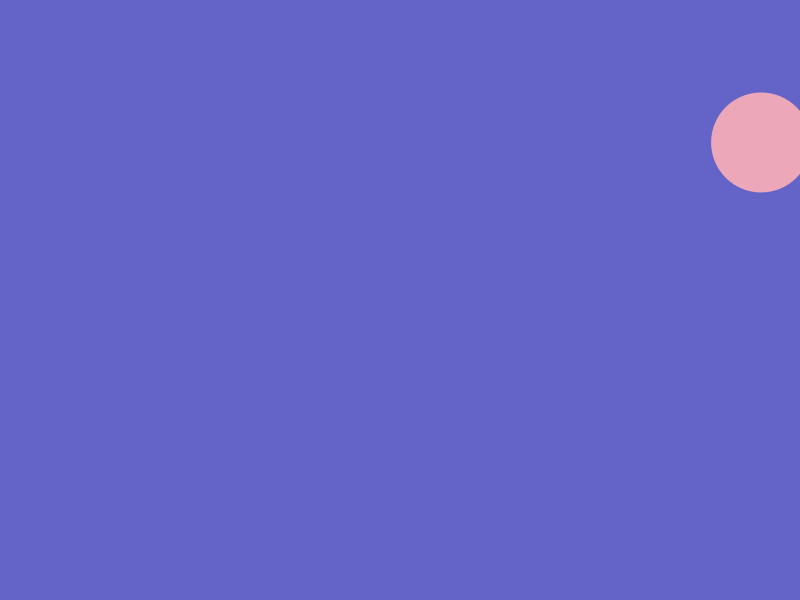
Frame 1 (no input)
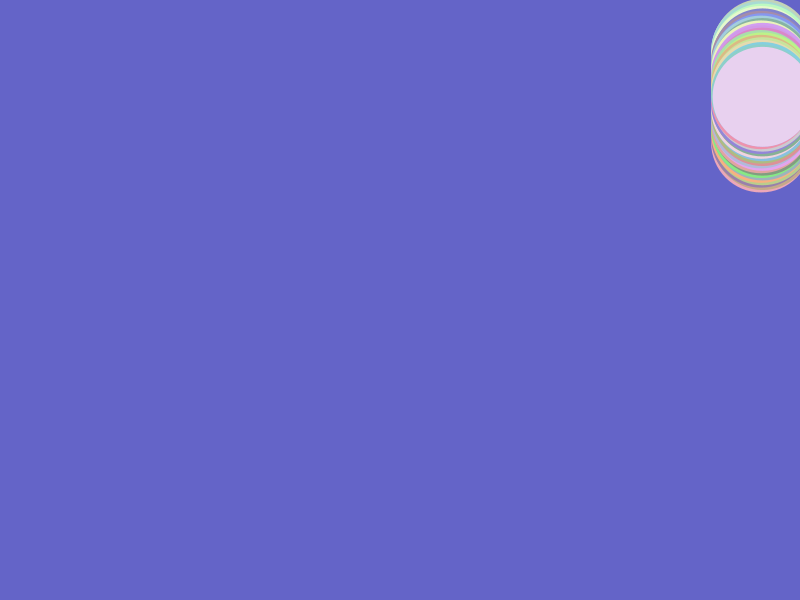
Frame 60 (the mouse pressed at the canvas centre just before this capture)
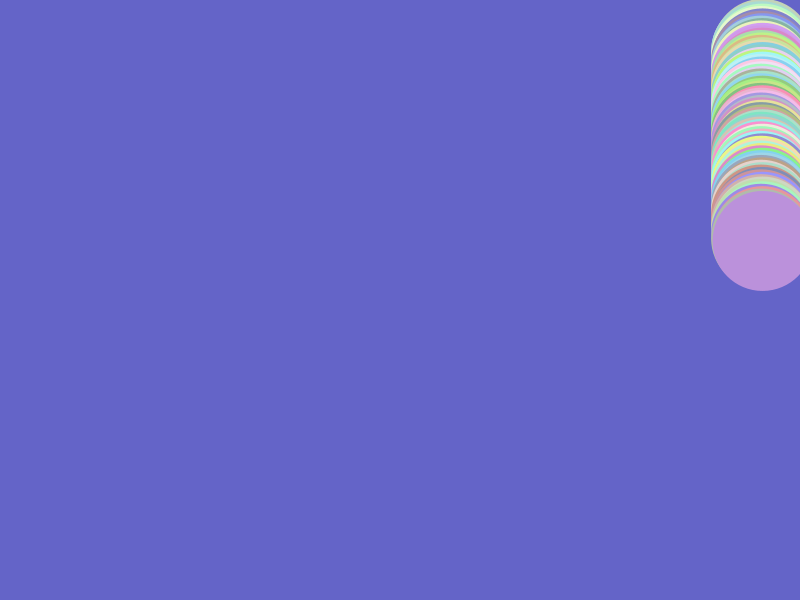
Frame 120 (the mouse held since frame 60 and released just before this capture)

The Processing sketch that drew these frames (run headless with seeded random() and noise(); from frame 60 on, the mouse is pressed at the canvas centre):

// Processing sketch: pastelJoySphereFunctions
// ── pastelJoySphereFunctions.pde
float xPos; // variable for x & y pos of ball
float yPos;
float xSpeed = random(-5., 5.); // speed of ball on each axis
float ySpeed = random(-5., 5.);
float diam = 100;

void setup() {
  size(800, 600);
  background(100, 100, 200);
  noStroke();
  xPos = random(0, width);
  yPos = random(0, height);
}

void draw() {
  
  
  render();
  update();
  checkBounds();
}

void render() {
  fill(random(127, 255), random(127, 255), random(127, 255));
  ellipse(xPos, yPos, diam, diam);
}

void update() {
  xPos += xSpeed;
  yPos += ySpeed;
}

void checkBounds() {
  if (xPos > width-diam/2 || xPos < diam/2) {
    xSpeed = xSpeed* -1;
  }
  if (yPos > height-diam/2 || yPos < diam/2) {
    ySpeed = ySpeed* -1;
  }
}
